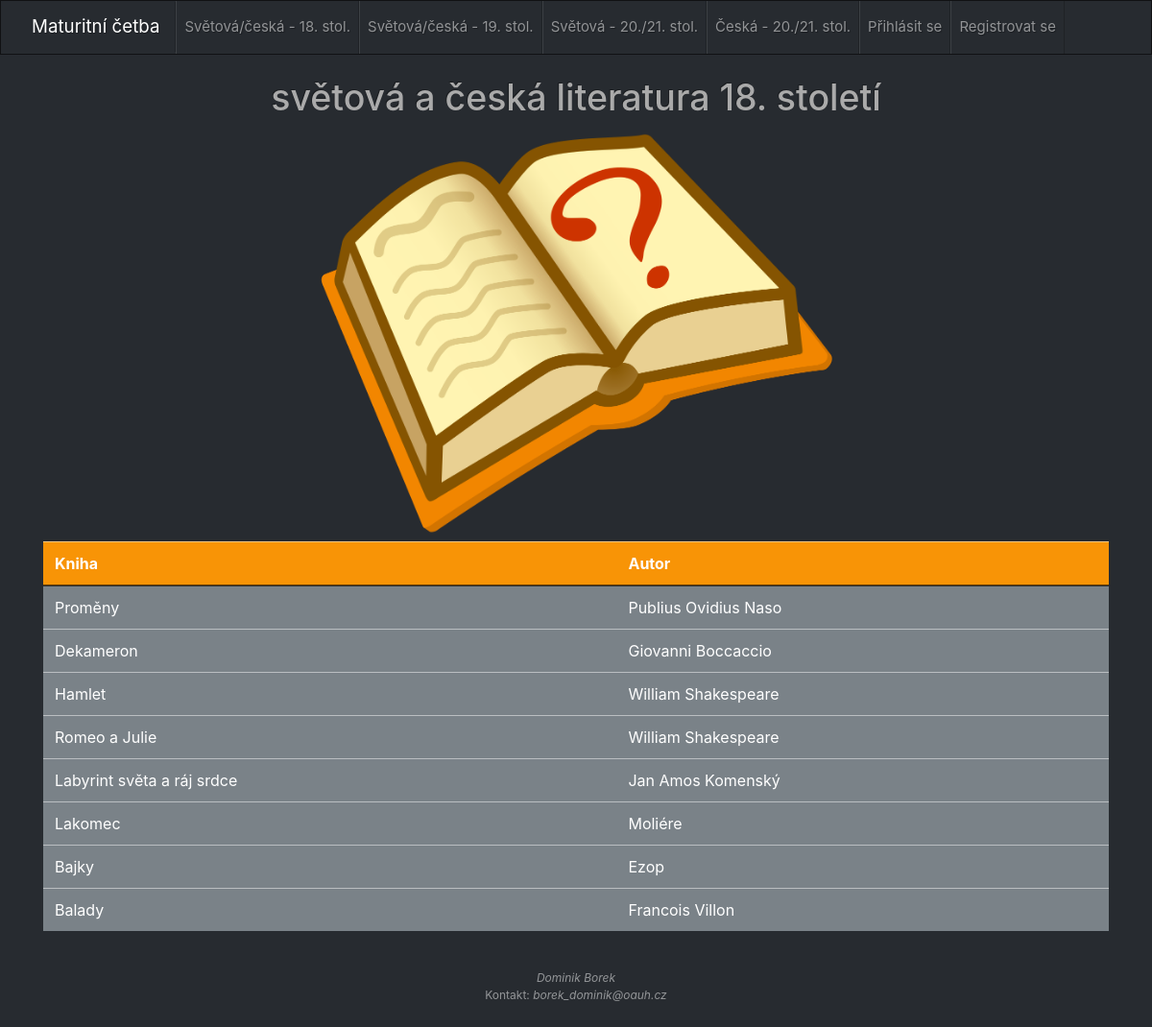
Page /index.php/cetba_controller/prvni_strana on the committed database.
### tables this page shows
CREATE TABLE `menu` (
  `idmenu` int(11) NOT NULL,
  `id_categorie` varchar(45) DEFAULT NULL,
  `categorie` varchar(45) DEFAULT NULL
);

CREATE TABLE `knihy` (
  `id_knihy` int(11) NOT NULL,
  `nazev_knihy` varchar(45) DEFAULT NULL,
  `autor` varchar(45) DEFAULT NULL,
  `prebal` varchar(500) DEFAULT NULL,
  `obdobi_idobdobi` int(11) NOT NULL
);

### application/controllers/Cetba_controller.php (called while the page is built, shortened)
<?php defined('BASEPATH') OR exit('No direct script access allowed');
class Cetba_controller extends CI_Controller {
	function  __construct(){
		$this->load->model('cetba_model');
	}
	public function prvni_strana()
	{
		$data['menu'] = $this->cetba_model->get_menu_polozky();
		$data['knihy'] = $this->cetba_model->get_strana_1();
		$this->load->view('layout/header');
		$this->load->view('layout/navbar', $data);
		$this->load->view('pages/prvni_strana', $data);
		$this->load->view('layout/footer');
	}
}

### index.php (called while the page is built, shortened)
<?php
require_once BASEPATH.'core/CodeIgniter.php';

### application/models/Cetba_model.php (called while the page is built, shortened)
<?php
class cetba_model extends CI_Model{
	public function get_menu_polozky()
	{
		$this->db->select('categorie, id_categorie');
		$this->db->from('menu');
		$this->db->order_by('idmenu');
		$query = $this->db->get();
		return $query->result();
	}
	public function get_strana_1()
	{
        $this->db->select('nazev_knihy, autor, id_knihy');
        $this->db->from('knihy');
        $this->db->where('obdobi_idobdobi=1');
        $this->db->order_by('id_knihy');
        $query = $this->db->get();
        return $query->result();
    }
}

### application/views/pages/prvni_strana.php (the view)
<div class="container">
  <br>
  <h1>světová a česká literatura 18. století</h1>
<img src="assets/pic/book_1.png" alt="book" class="center_1">
  <table class="table">
  <thead>
    <tr class="table-warning">
      <th scope="col">Kniha</th>
      <th scope="col">Autor</th>
    </tr>
  </thead>
  <tbody>
    <?php if ($knihy): ?>
     <?php foreach($knihy as $knihy): ?>
      <tr class="table-secondary">
            <td>
              <a href="<?php echo base_url("kniha/".$knihy->id_knihy);?>">
                <?php echo $knihy->nazev_knihy;?>
            </td>
            <td>
                <?php echo $knihy->autor; ?>
            </td>
    </tr>
  <?php endforeach; ?>
  <?php endif; ?>
  </tbody>
</table>
</div>

### application/views/layout/header.php (shortened to what this page needs)
<html>
	<head>
		<link rel="stylesheet" href="https://stackpath.bootstrapcdn.com/bootstrap/4.5.2/css/bootstrap.min.css">
		<link href="<?php echo base_url()?>assets/css/bootstrap.min.css" rel="stylesheet" type="text/css">
		<link href="<?php echo base_url()?>assets/css/mycss.css" rel="stylesheet" type="text/css">
 	</head>

### application/views/layout/navbar.php (shortened to what this page needs)
<body>
	<nav class="navbar navbar-expand-lg navbar-dark bg-dark">
	  <a class="navbar-brand" href="<?php echo base_url();?>">Maturitní četba</a>
	  <div class="collapse navbar-collapse" id="navbarColor02">
	    <ul class="navbar-nav mr-auto">
			<?php foreach($menu as $p): ?>
                       <li class="nav-item">
                           <a class="nav-link" href="<?php echo base_url($p->id_categorie)?>"><?= $p->categorie ?><span class="sr-only">(current)</span></a>
                       </li>
               <?php endforeach; ?>
	    </ul>
	  </div>
	</nav>

### application/views/layout/footer.php
	<footer class="py-4 bg-dark text-white-50">
	    <div class="container text-center">
	    <small>
	      <center> <a>  <i>Dominik Borek</i> </a> </br> <a>Kontakt:  <i>borek_dominik@oauh.cz</i></a>  </center>
	    </small>
	    </div>
	</footer>
</html>

### assets/css/mycss.css (style rules this page uses)
h1 { text-align: center; }
.center_1 { display: block; margin-left: auto; margin-right: auto; width: 50%; }

### rows in the picture
menu: categorie "Světová/česká - 18. stol."
menu: categorie "Světová/česká - 19. stol."
menu: categorie "Světová - 20./21. stol."
menu: categorie "Česká - 20./21. stol."
menu: categorie "Přihlásit se"
menu: categorie "Registrovat se"
knihy: nazev_knihy "Proměny", autor "Publius Ovidius Naso"
knihy: nazev_knihy "Dekameron", autor "Giovanni Boccaccio"
knihy: nazev_knihy "Hamlet", autor "William Shakespeare"
knihy: nazev_knihy "Romeo a Julie", autor "William Shakespeare"
knihy: nazev_knihy "Labyrint světa a ráj srdce", autor "Jan Amos Komenský"
knihy: nazev_knihy "Lakomec", autor "Moliére"
knihy: nazev_knihy "Bajky", autor "Ezop"
knihy: nazev_knihy "Balady", autor "Francois Villon"
